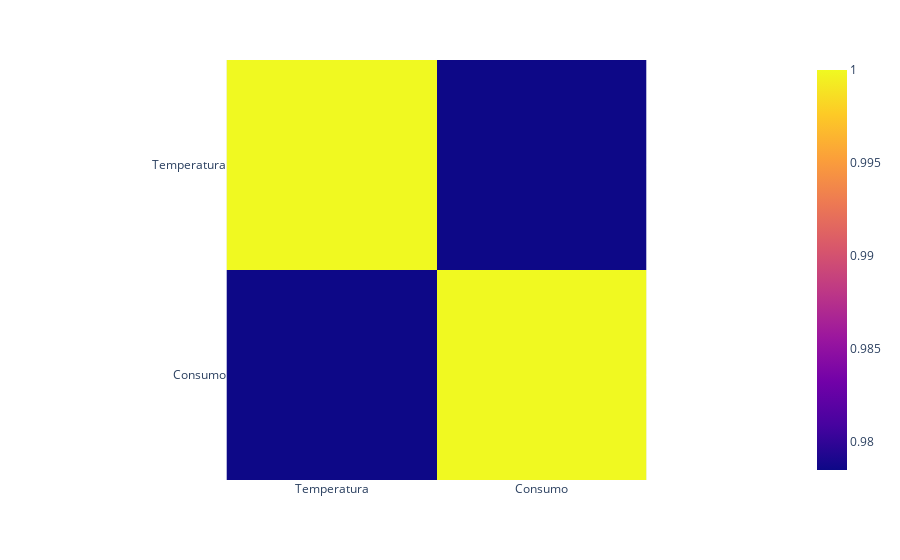

Source (notebook cell):
### Markdown cell above
#hola

### Code cell
import plotly.express as px 
fig = px.imshow(df.corr()) 
fig.show()

### Figure 1 — Plotly figure (JSON) as saved in the notebook; plotly's stock layout.template omitted (floating-point values rounded to 4 significant figures)
{"data": [{"coloraxis": "coloraxis", "hovertemplate": "x: %{x}<br>y: %{y}<br>color: %{z}<extra></extra>", "name": "0", "type": "heatmap", "x": ["Temperatura", "Consumo"], "xaxis": "x", "y": ["Temperatura", "Consumo"], "yaxis": "y", "z": [[1, 0.9785], [0.9785, 1]]}], "layout": {"coloraxis": {"colorscale": [[0, "#0d0887"], [0.1111, "#46039f"], [0.2222, "#7201a8"], [0.3333, "#9c179e"], [0.4444, "#bd3786"], [0.5556, "#d8576b"], [0.6667, "#ed7953"], [0.7778, "#fb9f3a"], [0.8889, "#fdca26"], [1, "#f0f921"]]}, "margin": {"t": 60}, "xaxis": {"anchor": "y", "constrain": "domain", "domain": [0, 1], "scaleanchor": "y"}, "yaxis": {"anchor": "x", "autorange": "reversed", "constrain": "domain", "domain": [0, 1]}}}
